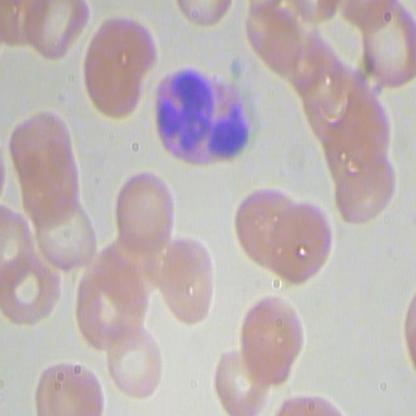
#> input picture MP1/miniproyecto1_entrega1/Mini1_e1/data_mp1/BCCD/train/BloodImage_00114_jpg.rf.d8305a86c519f4af19b9303d6cfa5f95.jpg, 416 x 416 px; its folder holds 4 pictures in this run
$ jupyter execute --allow-errors main_Ortiz_Santamaria_Herrera.ipynb
#> lines starting #> are read from the running program, lines starting #| are printed output that depends on the picture; after the words box and inside, x2 and y2 are one past the last pixel; in counts of white or black regions, pixels touching at a corner belong together
# Miniproyecto 1: Detección de globulos blancos

## Entrega 1:
En todo proyecto en el campo de visión por computador una de las partes mas importantes es conocer los datos con los cuales se va a trabajar a lo largo de este. En terminos generales las bases de datos contienen todos los datos necesarios para poder solucionar la tarea segun dicho marco experimental. En esta primera entrega haremos la exploración de la base de datos, desde la apertura y lectura de las anotaciones como la apertura de imagenes. Para esto realizaremos 3 procesos, importación de archivos, revision de estadisticas y visualización de imagenes.

### Parte 1: Importación de archivos
La primera parte para poder explorar los archivos es tener la capacidad de importarlos, por esto haremos la importación de los diferentes archivos y datos que usarán en este miniproyecto. Esto es necesario para acceder a ellos, procesarlos y manejarlos de forma correcta para así poder realizar el procedimiento adecuadamente.

#### 1.1 Importación de imágenes
Aprender a hacer de forma efectiva la importación de imagenes es una parte fundamental, en especial cuando manejamos grandes bases de datos. Por esto, necesitamos aprender a realizarlo de forma automatica por lo que debemos estar en capacidad de obtener todos los nombres de las imagenes y así poder abrirlas de forma iterativa. Una librería que permite hacer estos procedimientos es glob(https://docs.python.org/es/3/library/glob.html) la cual dado cierto formato permite abrir todos los archivos que cumplan con esas restricciones.
> **Consejo**: Para una explicación mas detallada de este procedimiento y como usar glob pueden referirse al laboratorio 0.

Ahora bien, para abrir las imagenes inicialmente vamos a realizar el procedimiento de obtener las 3 carpetas posibles *train*, *valid* y *test*. Para esto deben completar el contenido de la siguiente celda, manteniendo el nombre de las variables y teniendo en cuenta las consideraciones a continuación:

> - Tengan cuidado de obtener listas vacías, glob no lanza errores al encontrarse con que ningun archivo o carpeta cumple el formato, solo retorna una lista vacía y es uno de los errores mas comunes al usar la librería.
> - Tengan cuidado al usar glob de no retornar una misma lista en dos ocasiones.
> - Recuerden mantener los nombres de las variables de las listas es importante siempre mantener la misma notación en especial cuando todas son del mismo tipo y tienen una forma similar.

[cell 1]
import glob
import os
import numpy as np
list_train = '' # variable que tendrá la lista de las imagenes de la carpeta de train
list_val = '' # variable que tendrá la lista de las imagenes de la carpeta de val
list_test = '' # variable que tendrá la lista de las imagenes de la carpeta de test
# YOUR CODE HERE

list_train = glob.glob(os.path.join(".","data_mp1","BCCD","train","*.jpg"))
list_val = glob.glob(os.path.join(".","data_mp1","BCCD","valid","*.jpg"))
list_test = glob.glob(os.path.join(".","data_mp1","BCCD","test","*.jpg"))

[cell 2]
# pruebas basicas de funcionamiento correcto de la función
assert(len(list_train)!=0), 'Su lista esta vacia'
assert(len(list_val)!=0), 'Su lista esta vacia'
assert(len(list_test)!=0), 'Su lista esta vacia'

[cell 3]
import numpy as np
#> (the rest of this cell did not finish here and is left out)

#> (a cell that did not finish here is left out)

Ahora que ya tenemos las rutas de todas las imagenes almacenadas en los 3 arreglos es importante poder abrir las imagenes como tal y tener la capacidad de graficarlas. Para este proceso podemos usar unicamente la librería matplotlib tanto para abrir la imagen y graficarla. En este caso vamos a realizar un subplot pequeño con 2 imagenes diferentes de la base de datos en la siguiente celda:

**Consejo**: Para una explicación mas detallada de este procedimiento y como abrir y graficar imagenes con matplotlib pueden referirse al laboratorio 0. Puede usar skimage.io.imread() para leer las imagenes.

> - Tengan cuidado con usar plt.show() es un error muy comun al trabajar en cuadernos de Jupyter ya que sin esto la figura no se mostrará al estar en un archivo de python y en este caso mostrará información extra.
> - Recuerden que una imagen no debe tener ejes ya que estos no aportan información relevante, por esto busquen como poder apagar los ejes.
> - Cuando se realice una imagen con un unico canal deben especificar el mapa de color que se va a usar, el que es correcto para las imagenes, a no ser que contenga algun tipo de información especial es 'gray'.
> - La función imread() recibe como input un path y retorna una matriz.

[cell 5]
import matplotlib.pyplot as plt
from skimage import io

fig, ax = plt.subplots(1,2)
# Usen esta notación para hacer los subplots
# (recuerden que para acceder a cada elemento se puede hacer como si fuera un array: ax[idx])

# YOUR CODE HERE

ax[0].imshow(io.imread(list_train[0]))
ax[1].imshow(io.imread(list_train[1]))
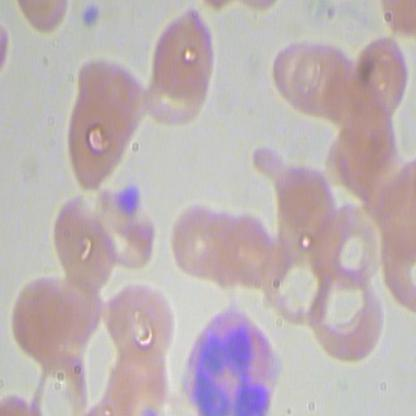
#> input picture MP1/miniproyecto1_entrega1/Mini1_e1/data_mp1/BCCD/train/BloodImage_00139_jpg.rf.92f8b950504fde573693b03193147e85.jpg, 416 x 416 px
ax[0].axis("off")
ax[1].axis("off")
plt.show()
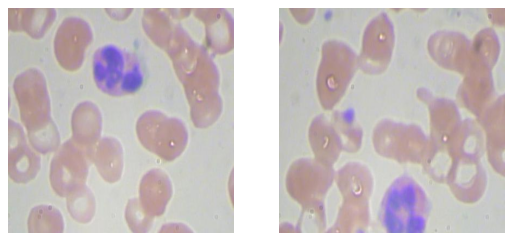
#> figure drawn by matplotlib, 2 panels
#> in Graficar_bbox, image is the input picture: shape (416, 416, 3); mean R, G, B 191.2, 179.9, 181.5

[cell 6]
assert(not ax[1].axison), 'No apago los ejes de la image 1'
assert(not ax[0].axison), 'No apago los ejes de la image 0'

#### 1.2 Importación de anotaciones
Como se habrán dado cuenta las anotaciones están en un formato que probablemente no hayan usado nunca, un archivo *.json*. Estos archivos contienen una gran cantidad de información, tanto de la base de datos como de las imagenes y las anotaciones en si. El primer paso para poder explorarlas es poder hacer la importación de estos archivos y abrir el diccionario que se encuentra en su interior. Para ello use la siguiente celda manteniendo los nombres de las variables (pueden **apoyarse** en el codigo y la explicacion en esta pagina: https://www.geeksforgeeks.org/json-load-in-python/).

> **recomendaciones:** Revisen en primer lugar que tipo de objeto es el archivo que acaban de abrir. Revisen cuales son sus elementos y que contiene cada uno de ellos. Observen que compone cada una de las partes de interés que tiene su archivo.

[cell 7]
import json

dict_train = '' # variable que tendrá el diccionario de las anotaciones de la carpeta de train
dict_val = '' # variable que tendrá el diccionario de las anotaciones de la carpeta de val
dict_test = '' # variable que tendrá el diccionario de las anotaciones de la carpeta de test
# YOUR CODE HERE

#> (the rest of this cell did not finish here and is left out)

#> (a cell that did not finish here is left out)

#> (a cell that did not finish here is left out)

#> (a cell that did not finish here is left out)

## Parte 2: Visualización de imagenes

Como pudieron observar anteriormente y del contexto del problema, estamos tratando una tarea de detección. La intuición inicial sería basarnos en color, ya que los elementos se distinguen por la tinción que tienen en las imagenes. Para esto tenemos que, en primer lugar, poder observar las anotaciones exactamente donde se encuentran respecto a el objeto de interés y, en un segundo momento, hacer una exploración de los diferentes canales de color para así poder escoger el canal o los canales que mejor permitan distinguir el objeto de interes.

### 2.1 Visualización de anotaciones
Inicialmente es importante visualizar las anotaciones, esto se debe a que se está tratando con una tarea visual. Esto nos puede ayudar a ver que tan cercanas son las anotaciones a el objeto, es decir, en este caso, si está sobre el nucleo de la celula o se encuentra al rededor de la celula o incluso un poco mas de espacio al rededor esta. Para este proposito vamos a realizar un subplot de **4 filas por 2 columnas** donde la primera columna contenga las imagenes originales y las versiones anotadas de dichas imagenes.
Recuerden usar ``fig, ax = plt.subplots(n_rows,n_cols)`` para hacerlo, manteneniendo ``ax``.

Primero, cree una función que reciba de input el diccionario de anotaciones y un path de la imagen a plotear. Debe retornar una imagen con la bounding box de la anotación correspondiente.

**Pasos a seguir:**

> - Lea la imagen del path de entrada y guardelo en una variable.

> - El diccionario de anotacion tiene una llave "images" que retorna una lista de diccionarios. Estos diccionarios tienen una llave "file_name" que retorna el nombre de la imagen y una llave "id" que retorna un numero entero. Encuentre el **image_id** que corresponda a la imagen del path de entrada.

> - El diccionario de anotaciones tiene una llave "annotations" que retorna una lista de diccionarios. Busque el diccionario cuya llave "image_id" sea igual al **id** de la imagen de entrada y con la llave "category_id" igual a 3 (la categoria de los globulos blancos).

> - De este ultimo diccionario, use la llave "bbox" para obtener una lista de 4 numeros [X,Y,W,H] donde X,Y son las coordenadas de la esquina superior izquierda de la bounding box y W,H son el tamaño del ancho y alto de la caja.

> - Use la función cv2.rectangle(image, start_point, end_point, (255,0,0), 2) para obtener una imagen con una bounding box dibujada y retornela junto con las coordenadas del bbox. Recuerde que las coordenadas deben ser enteras.

[cell 11]
from skimage import io
import cv2

def Graficar_bbox(dict_anotaciones, path):
    # YOUR CODE HERE
    image= io.imread(path)
    path= path.split("\\")[-1]

    for dict_im in dict_anotaciones["images"]:
        if dict_im['file_name'] == path:
            id_im = dict_im['id']
            break

    for dict_im in dict_anotaciones["annotations"]:
        if dict_im["image_id"]== id_im and dict_im["category_id"]== 3:
            bbox= dict_im["bbox"]
            break

    img_bbox= cv2.rectangle(image,(int(bbox[0]),int(bbox[1])),(int(bbox[0]+bbox[2]),int(bbox[1]+bbox[3])), (255,0,0),2)

    return img_bbox,bbox

[cell 12]
plt.rcParams['figure.figsize'] = [10, 20] # por cuestiones de visualización vamos a alterar este parametro
fig, ax = plt.subplots(4,2)#filas,#columnas
ax[0,0].set_title('Imagen \n sin anotación')
ax[0,1].set_title('Imagen \n con anotación')

# YOUR CODE HERE
#> (the rest of this cell did not finish here and is left out)

[cell 13]
assert(np.shape(ax) == (4,2)), 'EL subplot no es 4,2'
#> (the rest of this cell did not finish here and is left out)

#> (a cell that did not finish here is left out)

### 2.2 Exploración por canales

Ahora que ya hemos visualizado las anotaciones tenemos conocimiento de como lucen estas y exactamente como se relacionan con el objeto, lo cual nos ayudará a realizar el proceso de forma automatica mas preciso. Sin embargo, como saben, la aproximación que vamos a realizar para poder resolver esta tarea es mediante segmentación y esta será basada en la información de color que tenemos disponible. Debido a esto, vamos a usar las 4 imagenes que usamos anteriormente y vamos a realizar un subplot con la siguiente forma:

<div>

</div>

> **consejos**:
> - Recuerden que los subplots deben estar con sus respectivos titulos en cada fila para saber a que pertenece cada imagen.
> - Tengan presente que deben utilizar el mapa de color de grises al presentar una imagen de un solo canal a no ser que se trate de una grafica. Para esto pueden usar el comando ``cmap`` al momento de graficar.
> - Recuerden quitar los ejes de las imagenes.

[cell 15]
plt.rcParams['figure.figsize'] = [10, 10] # por cuestiones de visualización vamos a alterar este parametro
# YOUR CODE HERE
fig, ax = plt.subplots(4,4)#filas,#columnas
ax[0,0].set_title('Imagen \n normal')
ax[0,1].set_title('Imagen \n canal rojo')
ax[0,2].set_title('Imagen \n canal verde')
ax[0,3].set_title('Imagen \n canal azul')
for i in range(4):
    for j in range(4):
        ax[i,j].axis("off")
        if j == 0:
            ax[i,j].imshow(io.imread(list_train[i]))
        else:
            ax[i,j].imshow(io.imread(list_train[i])[:,:,j-1], cmap='gray')

plt.show()
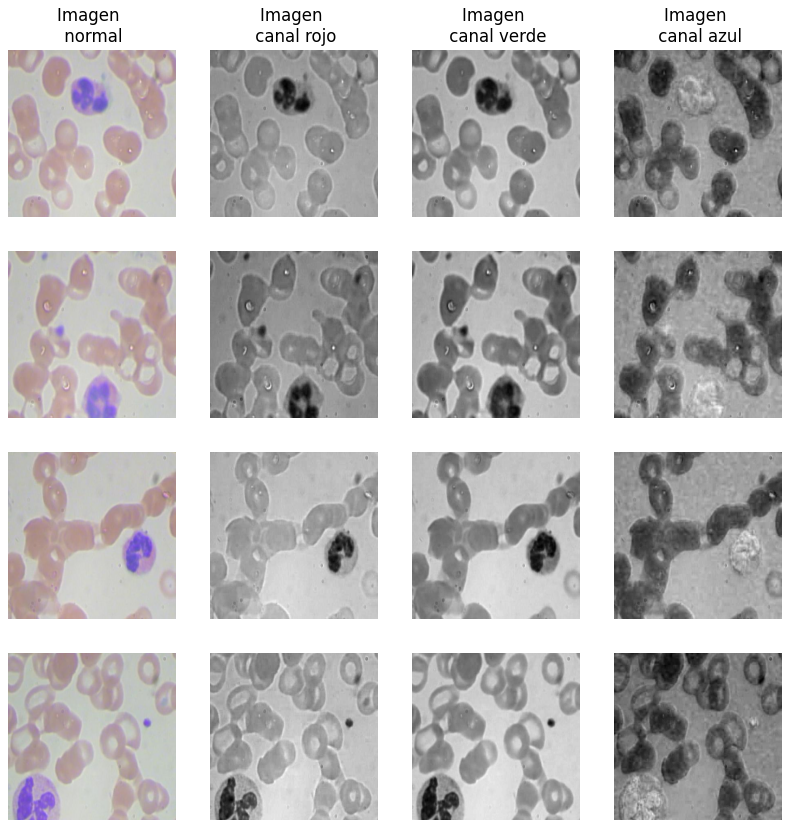
#> figure drawn by matplotlib, 16 panels

[cell 16]
assert(np.shape(ax) == (4,4)), 'El subplot debe ser 4x4'

for i in range(4):
    for j in range(4):
        assert(not ax[i,j].axison), 'Los ejes deben estar apagados'

### 2.3 Umbrales

Como dijimos con anterioridad, usaremos un metodo de segmentación para resolver el problema de detección de globulos blancos. Hagamos una pequeña implementación de la segmentación de globulos basado en color utilizando las intensidades del canal rojo.

Haga un for recorriendo todo el canal rojo. Si la intensidad del pixel es mayor a 170 cambie el pixel por un 0, si es menor o igual cambielo por un 1. Haga este cambio en una nueva matriz de ceros, puede crearla usando np.zeros((x,y)) donde x e y son el tamaño de la matriz. Haga un plot con la imagen original y la segmentación.

[cell 17]
img=io.imread(list_train[0])

[cell 18]
new_im='' #imagen umbralizada

# YOUR CODE HERE
n, m, _ = img.shape
#> n = 416; m = 416
new_im = np.zeros((n, m))

for i in range(n):
    for j in range(m):
        if img[i][j][0] > 170:
            new_im[i][j] = 0 # no es necesario
        else:
            new_im[i][j] = 1
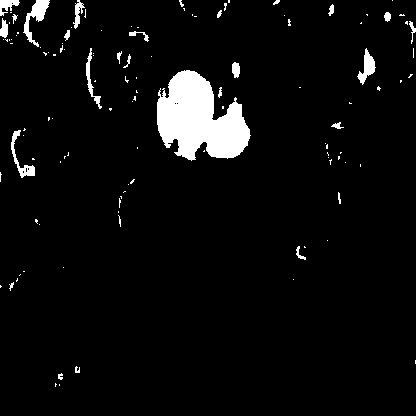
#> new_im: shape (416, 416) float64; values 0 (black) and 1 (white), 4.8% white; 117 white regions (91 under 20 px), largest, box (x1, y1, x2, y2) and area: (157, 70, 251, 161) 5454, (23, 0, 50, 47) 432, (357, 48, 376, 85) 296

fig, ax = plt.subplots(1, 2)#filas,#columnas
ax[0].set_title('Imagen \n normal')
ax[0].axis("off")
ax[0].imshow(img)
ax[1].set_title('Imagen \n segmentada')
ax[1].axis("off")
ax[1].imshow(new_im, cmap='gray')
plt.show()

#> (a cell that did not finish here is left out)

Veamos ahora una manera más sencilla de umbralizar una imagen. Utilice el operador <= 170 para cambiar todos los pixeles menores a 170 por un True y el resto por un False. Plotee el resultado.

[cell 20]
new_im2='' #imagen umbralizada de la segunda forma

# YOUR CODE HERE
new_im2 = img[:,:,0] <= 170

fig, ax = plt.subplots(1, 2)#filas,#columnas
ax[0].set_title('Imagen \n normal')
ax[0].axis("off")
ax[0].imshow(img)
ax[1].set_title('Imagen \n segmentada')
ax[1].axis("off")
ax[1].imshow(new_im2, cmap='gray')
plt.show()
